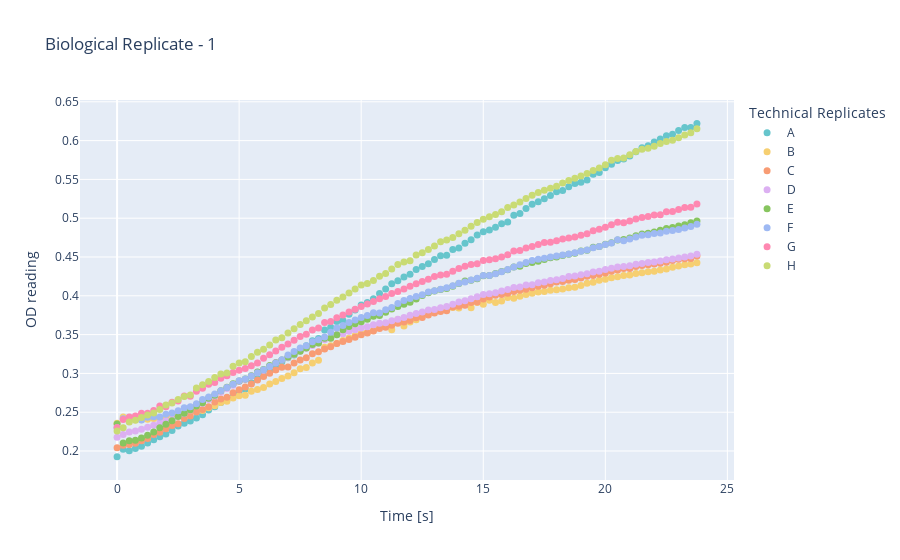
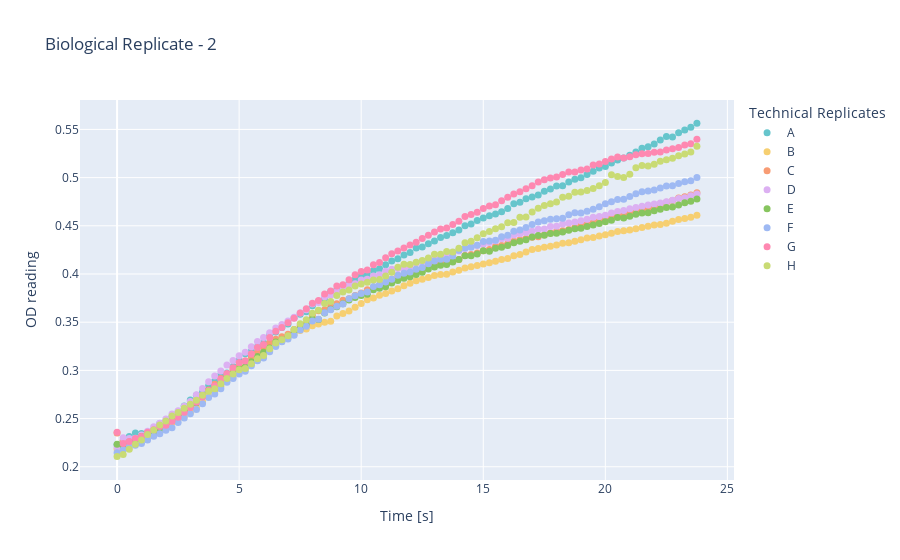
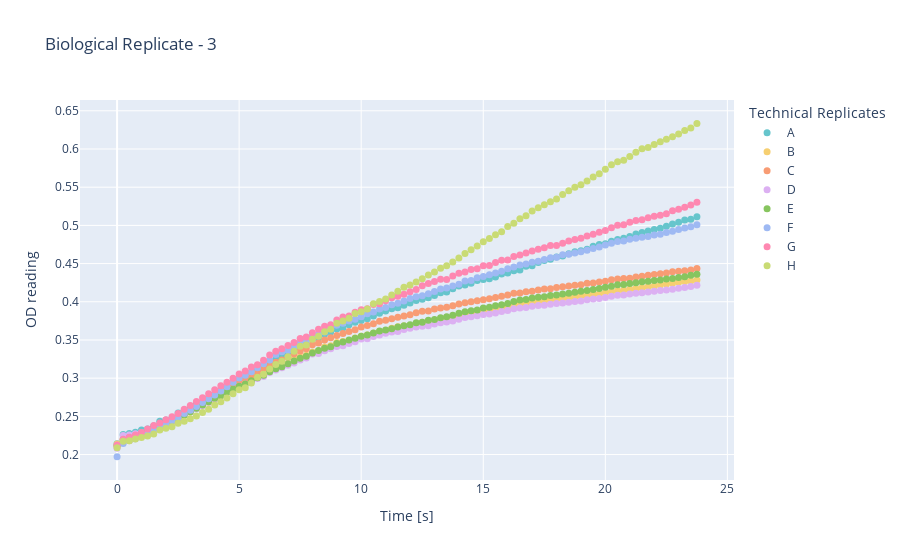
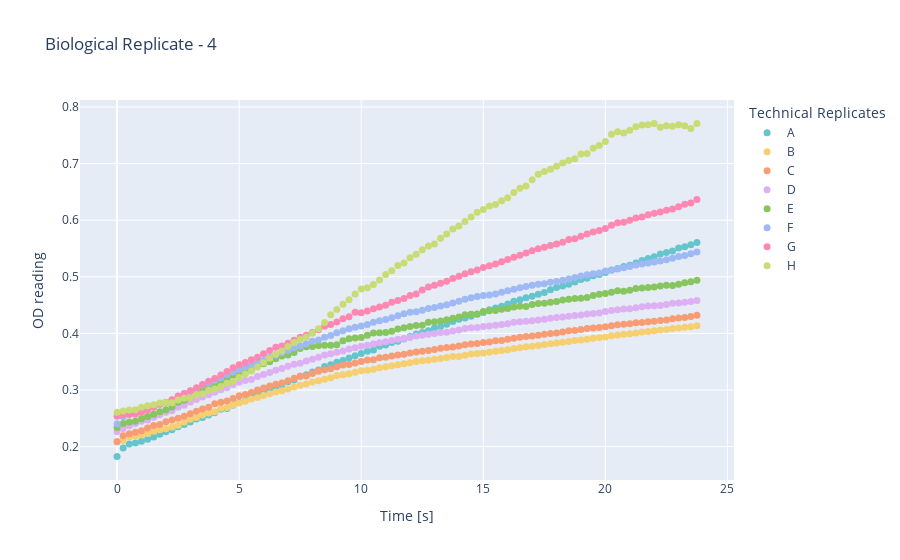

The code cell stored with these charts, in order, in its notebook:
### Code cell
for i in range(1, 5):
    plot_timeseries_interactive(avg_tables[i-1], f'Biological Replicate - {i}', 'Technical Replicates')
